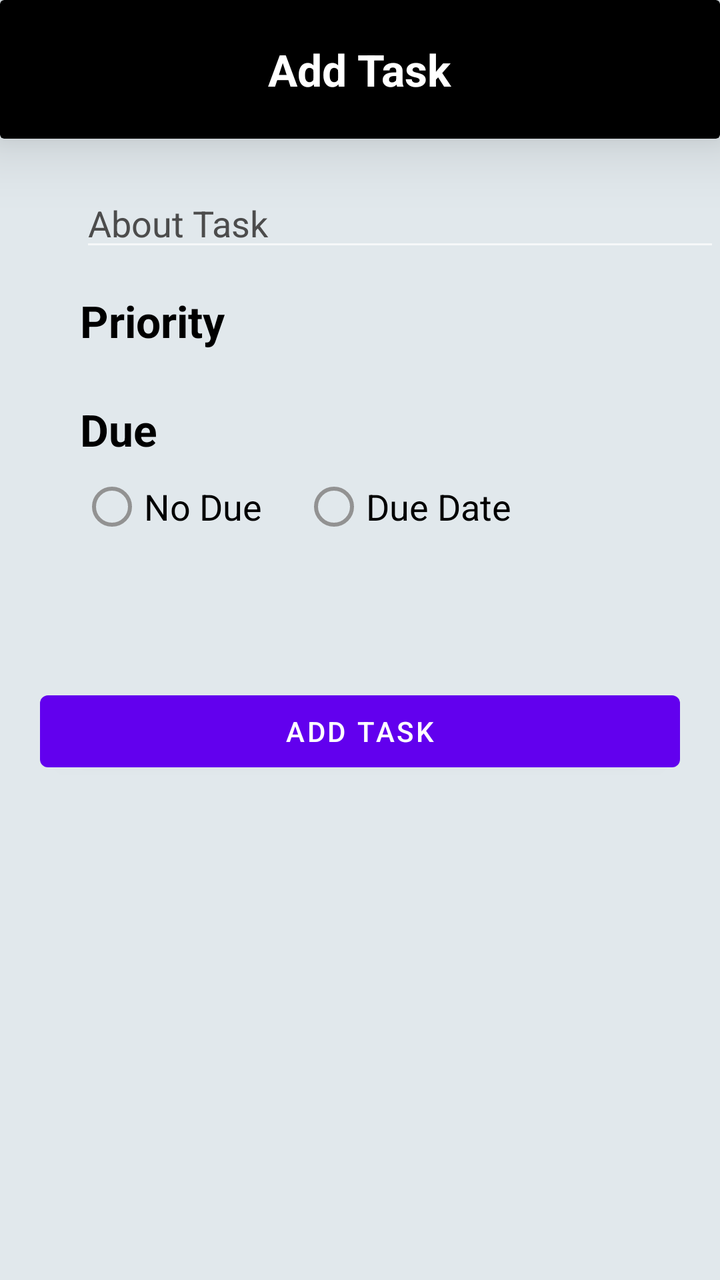
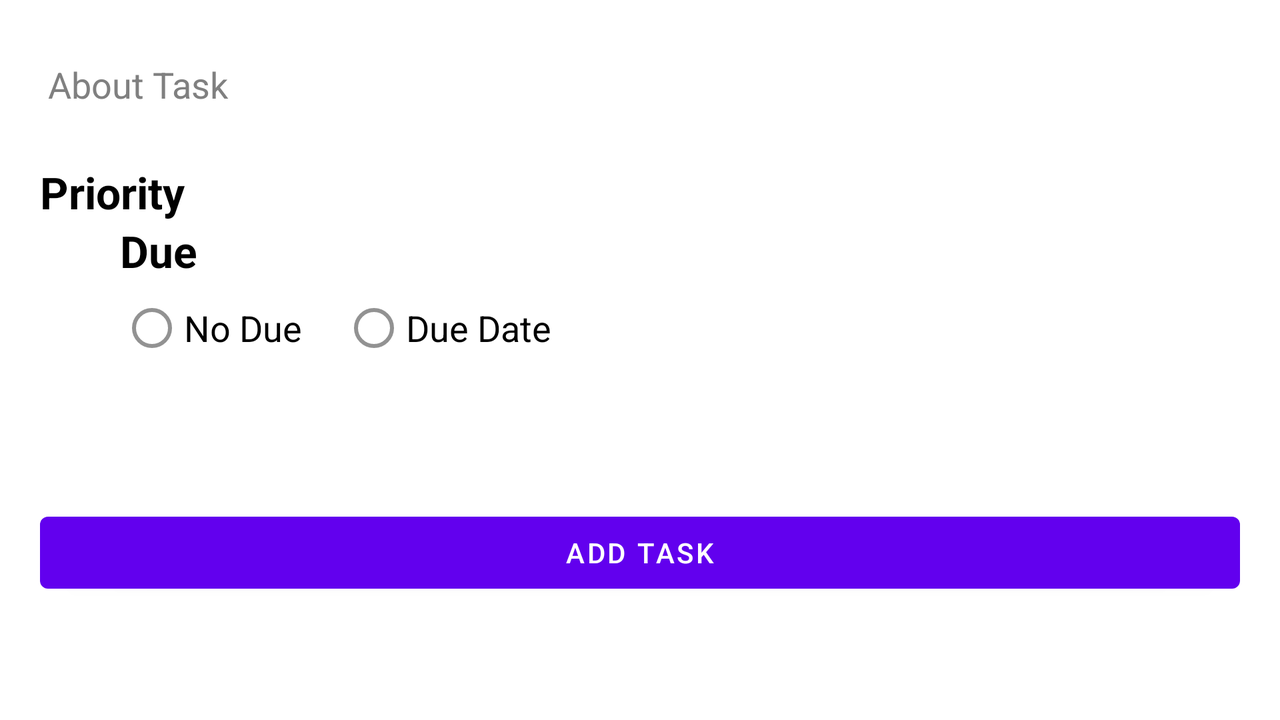

An Android layout and its configuration variant, each rendered on a device that would load it. The default file and the variant file are quoted in full after the pictures.
<!-- AndroidManifest.xml: application theme Theme.AAD_ToDoApp -->
<!-- res/layout/activity_add_task.xml -->
<?xml version="1.0" encoding="utf-8"?>
<LinearLayout xmlns:android="http://schemas.android.com/apk/res/android"
    xmlns:app="http://schemas.android.com/apk/res-auto"
    xmlns:tools="http://schemas.android.com/tools"
    android:layout_width="match_parent"
    android:layout_height="match_parent"
    android:background="#E1E8EC"
    android:orientation="vertical"
    tools:context=".AddTask">
    <androidx.cardview.widget.CardView
        android:layout_width="match_parent"
        android:layout_height="wrap_content"
        app:cardElevation="20dp"
        app:cardBackgroundColor="#000000"
        >
        <TextView
            android:layout_width="wrap_content"
            android:layout_height="wrap_content"
            android:layout_margin="20dp"
            android:text="@string/add_title"
            android:id="@+id/addtitle"
            android:layout_gravity="center_horizontal"
            android:textSize="22sp"
            android:textStyle="bold"
            android:textColor="#ffffff"
            >
        </TextView>
    </androidx.cardview.widget.CardView>
    <EditText
        android:layout_width="match_parent"
        android:layout_height="wrap_content"
        android:layout_marginTop="20dp"
        android:layout_marginStart="40dp"
        android:hint="@string/about_task"
        android:textSize="18sp"
        android:inputType="text"
        android:textColor="#000000"
        android:textColorHint="#4C4C4C"
        android:id="@+id/task_desc"
        >
    </EditText>
    <TextView
        android:layout_width="wrap_content"
        android:layout_height="wrap_content"
        android:text="@string/priority"
        android:layout_marginTop="15dp"
        android:layout_marginStart="40dp"
        android:textSize="22sp"
        android:textStyle="bold"
        android:textColor="#000000"
        >
    </TextView>
    <Spinner
        android:background="#676767"
        android:layout_width="wrap_content"
        android:layout_height="wrap_content"
        android:layout_marginStart="40dp"
        android:id="@+id/task_priority"
        android:layout_marginTop="5dp"
        >
    </Spinner>
    <TextView
        android:layout_width="wrap_content"
        android:layout_height="wrap_content"
        android:layout_marginTop="20dp"
        android:layout_marginStart="40dp"
        android:text="@string/due"
        android:textSize="22sp"
        android:textStyle="bold"
        android:textColor="#000000"
        >
    </TextView>
    <RadioGroup
        android:layout_width="wrap_content"
        android:layout_height="wrap_content"
        android:layout_marginStart="40dp"
        android:id="@+id/radio_group"
        android:orientation="horizontal"
        >
        <RadioButton
            android:layout_width="wrap_content"
            android:layout_height="wrap_content"
            android:id="@+id/no_due"
            android:text="@string/due_no_due"
            android:textSize="18sp"
            android:textColor="#000000"
            >
        </RadioButton>
        <RadioButton
            android:layout_width="wrap_content"
            android:layout_height="wrap_content"
            android:id="@+id/due_date"
            android:text="@string/due_due_date"
            android:layout_marginStart="20dp"
            android:textSize="18sp"
            android:textColor="#000000"
            >
        </RadioButton>
    </RadioGroup>
    <TextView
        android:layout_width="wrap_content"
        android:layout_height="wrap_content"
        android:layout_marginTop="20dp"
        android:layout_marginStart="40dp"
        android:id="@+id/selected_date"
        android:textColor="#000000"
        android:gravity="center"
        android:textSize="18sp"
        >
    </TextView>
    <Button
        android:layout_width="match_parent"
        android:layout_height="wrap_content"
        android:layout_gravity="center_horizontal"
        android:layout_margin="20dp"
        android:textColor="#ffffff"
        android:text="@string/add_btn"
        android:id="@+id/add_btn"
        >
    </Button>

</LinearLayout>
<!-- resources referenced by this layout -->
<resources>
  <string name="about_task">About Task</string>
  <string name="add_btn">Add Task</string>
  <string name="add_title">Add Task</string>
  <string name="due">Due</string>
  <string name="due_due_date">Due Date</string>
  <string name="due_no_due">No Due</string>
  <string name="priority">Priority</string>
  <style name="Theme.AAD_ToDoApp" parent="Theme.MaterialComponents.NoActionBar">
          
          <item name="colorPrimary">@color/purple_500</item>
          <item name="colorPrimaryVariant">#CD000000</item>
          <item name="colorOnPrimary">@color/white</item>
          
          <item name="colorSecondary">@color/teal_200</item>
          <item name="colorSecondaryVariant">@color/teal_700</item>
          <item name="colorOnSecondary">@color/black</item>
          
          <item name="android:statusBarColor" tools:targetApi="l">?attr/colorPrimaryVariant</item>
          
      </style>
  <color name="purple_500">#FF6200EE</color>
  <color name="white">#FFFFFFFF</color>
  <color name="teal_200">#FF03DAC5</color>
  <color name="teal_700">#FF018786</color>
  <color name="black">#FF000000</color>
</resources>
<!-- res/layout-land/activity_add_task.xml (the repository's variant of the layout above) -->
<!-- drawn on the phone turned sideways -->
<?xml version="1.0" encoding="utf-8"?>
<LinearLayout xmlns:android="http://schemas.android.com/apk/res/android"
    xmlns:app="http://schemas.android.com/apk/res-auto"
    xmlns:tools="http://schemas.android.com/tools"
    android:layout_width="match_parent"
    android:layout_height="match_parent"
    android:background="#ffffff"
    android:orientation="vertical"
    tools:context=".AddTask">
    <EditText
        android:layout_width="match_parent"
        android:layout_height="wrap_content"
        android:layout_margin="20dp"
        android:hint="@string/about_task"
        android:textSize="18sp"
        android:inputType="text"
        android:textColorHint="#808080"
        android:textColor="#000000"
        android:id="@+id/task_desc"
        >
    </EditText>
    <TextView
        android:layout_width="wrap_content"
        android:layout_height="wrap_content"
        android:text="@string/priority"
        android:layout_marginStart="20dp"
        android:textSize="22sp"
        android:textStyle="bold"
        android:textColor="#000000"
        >
    </TextView>
    <LinearLayout
        android:layout_width="match_parent"
        android:layout_height="wrap_content"
        android:orientation="horizontal"
        >

    <Spinner
        android:layout_width="wrap_content"
        android:layout_height="wrap_content"
        android:layout_marginStart="20dp"
        android:background="#676767"
        android:id="@+id/task_priority"
        android:layout_marginTop="5dp"
        >
    </Spinner>
        <LinearLayout
            android:layout_width="wrap_content"
            android:layout_height="wrap_content"
            android:orientation="vertical"
            android:layout_marginStart="20dp"
            >

    <TextView
        android:layout_width="wrap_content"
        android:layout_height="wrap_content"
        android:layout_marginStart="20dp"
        android:text="@string/due"
        android:textSize="22sp"
        android:textStyle="bold"
        android:textColor="#000000"
        >
    </TextView>
    <RadioGroup
        android:layout_width="wrap_content"
        android:layout_height="wrap_content"
        android:layout_marginStart="20dp"
        android:id="@+id/radio_group"
        android:orientation="horizontal"
        >
        <RadioButton
            android:layout_width="wrap_content"
            android:layout_height="wrap_content"
            android:id="@+id/no_due"
            android:text="@string/due_no_due"
            android:textSize="18sp"
            android:textColor="#000000"
            >
        </RadioButton>
        <RadioButton
            android:layout_width="wrap_content"
            android:layout_height="wrap_content"
            android:id="@+id/due_date"
            android:text="@string/due_due_date"
            android:layout_marginStart="20dp"
            android:textSize="18sp"
            android:textColor="#000000"
            >
        </RadioButton>
    </RadioGroup>

    <TextView
        android:layout_width="wrap_content"
        android:layout_height="wrap_content"
        android:layout_margin="20dp"
        android:id="@+id/selected_date"
        android:textColor="#000000"
        android:gravity="center"
        android:textSize="18sp"
        >
    </TextView>
        </LinearLayout>

    </LinearLayout>
    <Button
        android:layout_width="match_parent"
        android:layout_height="wrap_content"
        android:layout_gravity="center_horizontal"
        android:layout_marginStart="20dp"
        android:layout_marginEnd="20dp"
        android:text="@string/add_btn"
        android:id="@+id/add_btn"
        >
    </Button>

</LinearLayout>
<!-- resources referenced by the variant -->
<!-- as the phone turned sideways resolves them -->
<resources>
  <string name="about_task">About Task</string>
  <string name="add_btn">Add Task</string>
  <string name="due">Due</string>
  <string name="due_due_date">Due Date</string>
  <string name="due_no_due">No Due</string>
  <string name="priority">Priority</string>
  <style name="Theme.AAD_ToDoApp" parent="Theme.MaterialComponents.NoActionBar">
          
          <item name="colorPrimary">@color/purple_500</item>
          <item name="colorPrimaryVariant">#CD000000</item>
          <item name="colorOnPrimary">@color/white</item>
          
          <item name="colorSecondary">@color/teal_200</item>
          <item name="colorSecondaryVariant">@color/teal_700</item>
          <item name="colorOnSecondary">@color/black</item>
          
          <item name="android:statusBarColor" tools:targetApi="l">?attr/colorPrimaryVariant</item>
          
      </style>
  <color name="purple_500">#FF6200EE</color>
  <color name="white">#FFFFFFFF</color>
  <color name="teal_200">#FF03DAC5</color>
  <color name="teal_700">#FF018786</color>
  <color name="black">#FF000000</color>
</resources>
